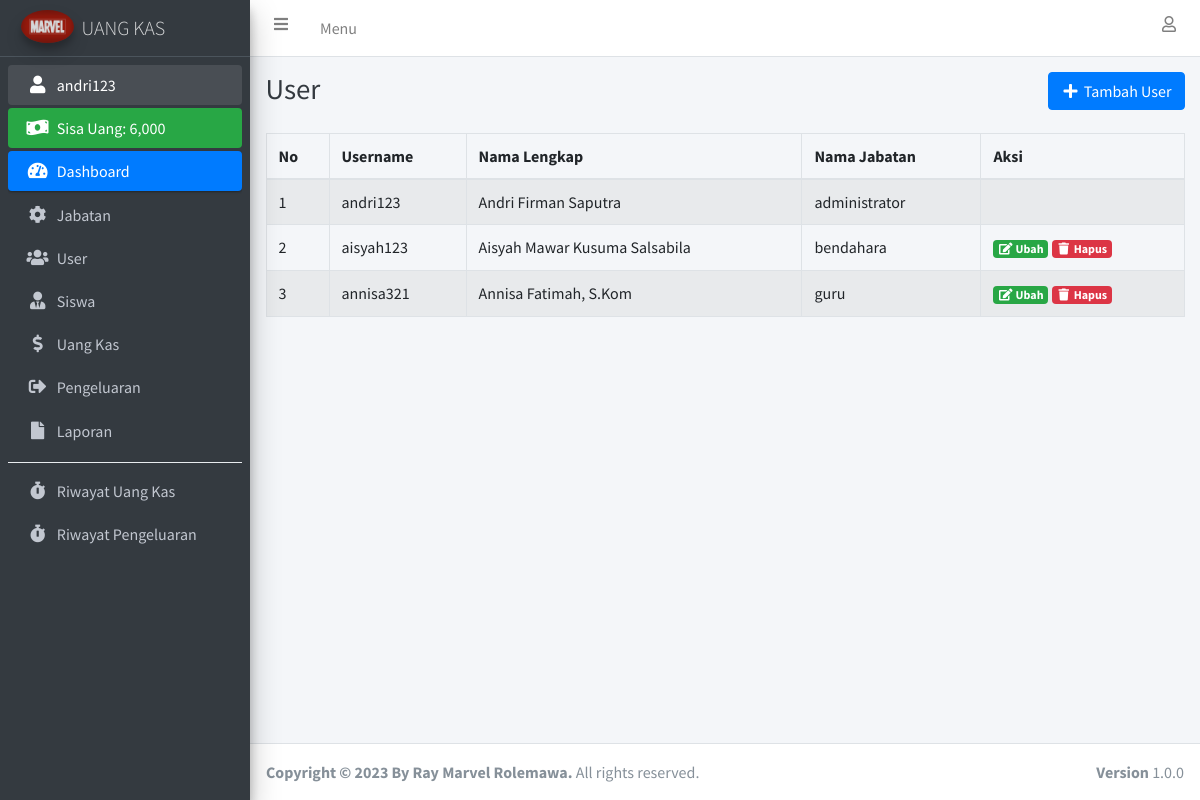
The page /user.php (signed in) on the database its author committed.
### tables this page shows
CREATE TABLE `user` (
  `id_user` int(11) NOT NULL,
  `nama_lengkap` varchar(100) NOT NULL,
  `username` varchar(100) NOT NULL,
  `password` varchar(255) NOT NULL,
  `id_jabatan` int(11) NOT NULL
);

CREATE TABLE `jabatan` (
  `id_jabatan` int(11) NOT NULL,
  `nama_jabatan` varchar(100) NOT NULL
);

### connection.php (called while the page is built, shortened)
<?php
	$host		= "localhost";
	$username	= "root";
	$password	= "";
	$database	= "uang_kas";
	$conn 		= mysqli_connect($host, $username, $password, $database);
if (isset($_SESSION['id_user'])) {
	function dataUser() {
		global $conn;
		$id_user = $_SESSION['id_user'];
		return mysqli_fetch_assoc(mysqli_query($conn, "SELECT * FROM user INNER JOIN jabatan ON user.id_jabatan = jabatan.id_jabatan WHERE id_user = '$id_user'"));
	}
}

### user.php (the view, shortened to what this page needs)
<?php
  require 'connection.php';
  $user = mysqli_query($conn, "SELECT * FROM user INNER JOIN jabatan ON user.id_jabatan = jabatan.id_jabatan");
?>
<!DOCTYPE html>
<html>
<head>
  <?php include 'include/css.php'; ?>
</head>
<body class="hold-transition sidebar-mini layout-fixed">
<div class="wrapper">
  <?php include 'include/navbar.php'; ?>
  <?php include 'include/sidebar.php'; ?>
  <div class="content-wrapper">
    <div class="content-header">
      <div class="container-fluid">
        <div class="row justify-content-center mb-2">
          <div class="col-sm text-left">
            <h1 class="m-0 text-dark">User</h1>
          </div>
          <div class="col-sm text-right">
            <button type="button" class="btn btn-primary" data-toggle="modal" data-target="#tambahUserModal"><i class="fas fa-fw fa-plus"></i> Tambah User</button>
          </div>
        </div>
      </div>
    </div>
    <section class="content">
      <div class="container-fluid">
        <div class="row">
          <div class="col-lg">
            <div class="table-responsive">
              <table class="table table-striped table-hover table-bordered" id="table_id">
                <thead>
                  <tr>
                    <th>No</th>
                    <th>Username</th>
                    <th>Nama Lengkap</th>
                    <th>Nama Jabatan</th>
                    <th>Aksi</th>
                  </tr>
                </thead>
                <tbody>
                  <?php $i = 1; ?>
                  <?php foreach ($user as $du): ?>
                    <tr>
                      <td><?= $i++; ?></td>
                      <td><?= $du['username']; ?></td>
                      <td><?= $du['nama_lengkap']; ?></td>
                      <td><?= $du['nama_jabatan']; ?></td>
                      <td>
                        <?php if ($du['id_jabatan'] !== '1'): ?>
                          <a href="ubah_user.php?id_user=<?= $du['id_user']; ?>" class="badge badge-success" data-toggle="modal" data-target="#editUserModal<?= $du['id_user']; ?>">
                            <i class="fas fa-fw fa-edit"></i> Ubah
                          </a>
                          <a data-nama="<?= $du['nama_lengkap']; ?>" class="btn-delete badge badge-danger" href="hapus_user.php?id_user=<?= $du['id_user']; ?>"><i class="fas fa-fw fa-trash"></i> Hapus</a>
                        <?php endif ?>
                      </td>
                    </tr>
                  <?php endforeach ?>
                </tbody>
              </table>
            </div>
          </div>
        </div>
      </div>
    </section>
  </div>
  <footer class="main-footer">
    <strong>Copyright &copy; 2023 By Ray Marvel Rolemawa.</strong>
    All rights reserved.
    <div class="float-right d-none d-sm-inline-block">
      <b>Version</b> 1.0.0
    </div>
  </footer>
</div>
</body>
</html>

### Include/sidebar.php
<?php
  $dataUser = dataUser();
  $jml_pengeluaran = mysqli_fetch_assoc(mysqli_query($conn, "SELECT sum(jumlah_pengeluaran) as jml_pengeluaran FROM pengeluaran"));
  $jml_pengeluaran = $jml_pengeluaran['jml_pengeluaran'];
  $jml_uang_kas = mysqli_fetch_assoc(mysqli_query($conn, "SELECT sum(minggu_ke_1 + minggu_ke_2 + minggu_ke_3 + minggu_ke_4) as jml_uang_kas FROM uang_kas"));
  $jml_uang_kas = $jml_uang_kas['jml_uang_kas'];
?>
<aside class="main-sidebar sidebar-dark-primary elevation-4">
  <a href="index.php" class="brand-link">
    <img src="assets/img/img_properties/logo.jpg" alt="AdminLTE Logo" class="brand-image img-circle elevation-3" style="opacity: .8">
    <span class="brand-text font-weight-light">UANG KAS</span>
  </a>
  <div class="sidebar">
    <nav class="mt-2">
      <ul class="nav nav-pills nav-sidebar flex-column" data-widget="treeview" role="menu" data-accordion="false">
        <li class="nav-item has-treeview menu-open">
          <a href="profile.php" class="nav-link"><i class="nav-icon fas fa-fw fa-user"></i> <p><?= $dataUser['username']; ?></p></a>
        </li>
        <li class="nav-item">
          <div class="bg-success nav-link text-white">
            <i class="nav-icon fas fa-money-bill-wave"></i>
            <p>
              Sisa Uang: <?= number_format($jml_uang_kas - $jml_pengeluaran); ?>
            </p>
          </div>
        </li>
        <li class="nav-item has-treeview menu-open">
          <a href="index.php" class="nav-link active">
            <i class="nav-icon fas fa-tachometer-alt"></i>
            <p>
              Dashboard
            </p>
          </a>
        </li>
        <?php if ($dataUser['id_jabatan'] == '1'): ?>
          <li class="nav-item">
            <a href="jabatan.php" class="nav-link">
              <i class="nav-icon fas fa-cog"></i>
              <p>
                Jabatan
              </p>
            </a>
          </li>
          <li class="nav-item">
            <a href="user.php" class="nav-link">
              <i class="nav-icon fas fa-users"></i>
              <p>
                User
              </p>
            </a>
          </li>
        <?php endif ?>
        <li class="nav-item">
          <a href="siswa.php" class="nav-link">
            <i class="fas fa-user-tie nav-icon"></i>
            <p>Siswa</p>
          </a>
        </li>
        <li class="nav-item">
          <a href="uang_kas.php" class="nav-link">
            <i class="fas fa-dollar-sign nav-icon"></i>
            <p>Uang Kas</p>
          </a>
        </li>
        <li class="nav-item">
          <a href="pengeluaran.php" class="nav-link">
            <i class="fas fa-sign-out-alt nav-icon"></i>
            <p>Pengeluaran</p>
          </a>
        </li>
        <li class="nav-item">
          <a href="laporan.php" class="nav-link">
            <i class="fas fa-file nav-icon"></i>
            <p>Laporan</p>
          </a>
        </li>
        <div class="dropdown-divider"></div>
        <li class="nav-item">
          <a href="riwayat.php" class="nav-link">
            <i class="fas fa-stopwatch nav-icon"></i>
            <p>Riwayat Uang Kas</p>
          </a>
        </li>
        <li class="nav-item">
          <a href="riwayat_pengeluaran.php" class="nav-link">
            <i class="fas fa-stopwatch nav-icon"></i>
            <p>Riwayat Pengeluaran</p>
          </a>
        </li>
      </ul>
    </nav>
  </div>
</aside>

### rows shown on the page
user: username "andri123", nama_lengkap "Andri Firman Saputra", id_jabatan.nama_jabatan "administrator"
user: username "aisyah123", nama_lengkap "Aisyah Mawar Kusuma Salsabila", id_jabatan.nama_jabatan "bendahara"
user: username "annisa321", nama_lengkap "Annisa Fatimah, S.Kom", id_jabatan.nama_jabatan "guru"

### other values the page prints
$jml_uang_kas - $jml_pengeluaran "6,000"
